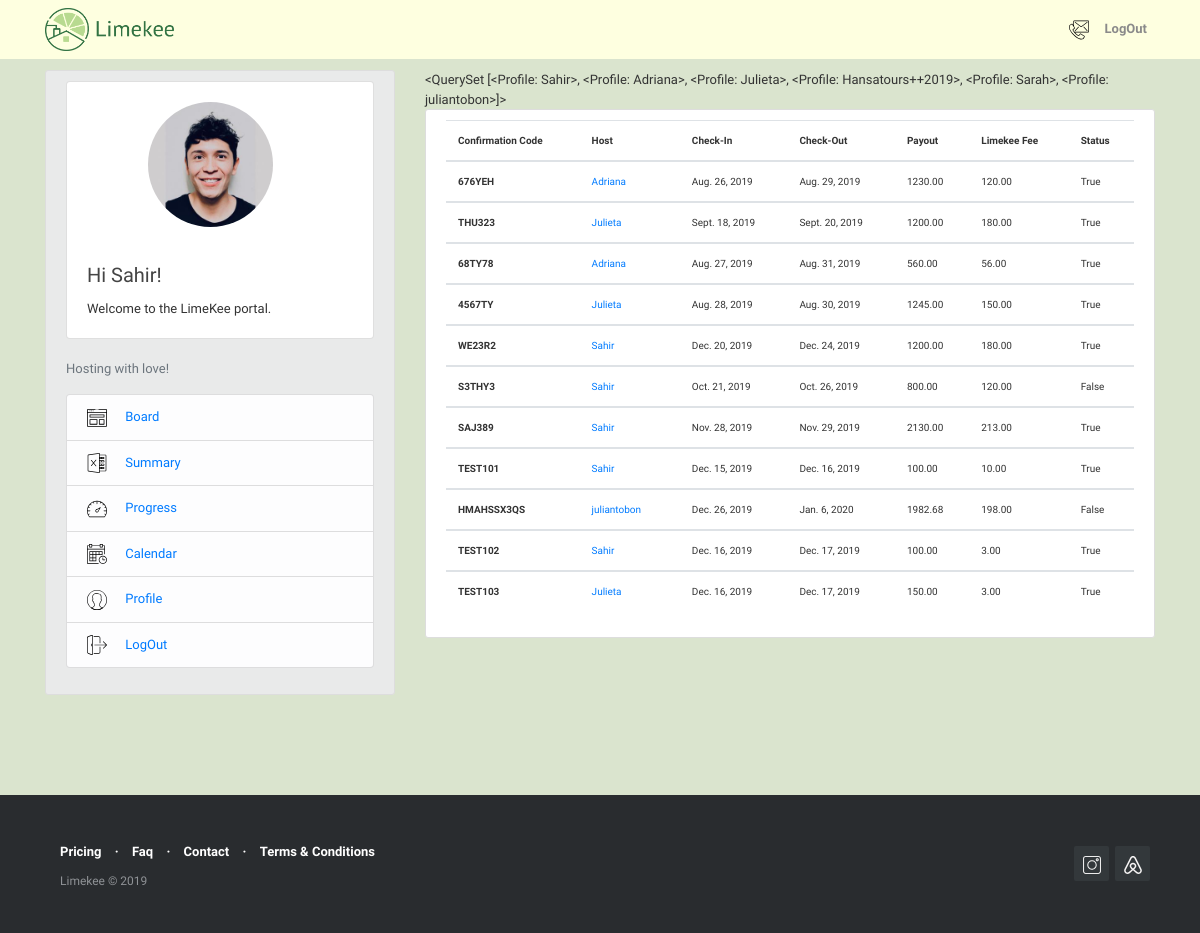
The app's page /reservation/reservations_global/ (signed in), older data.
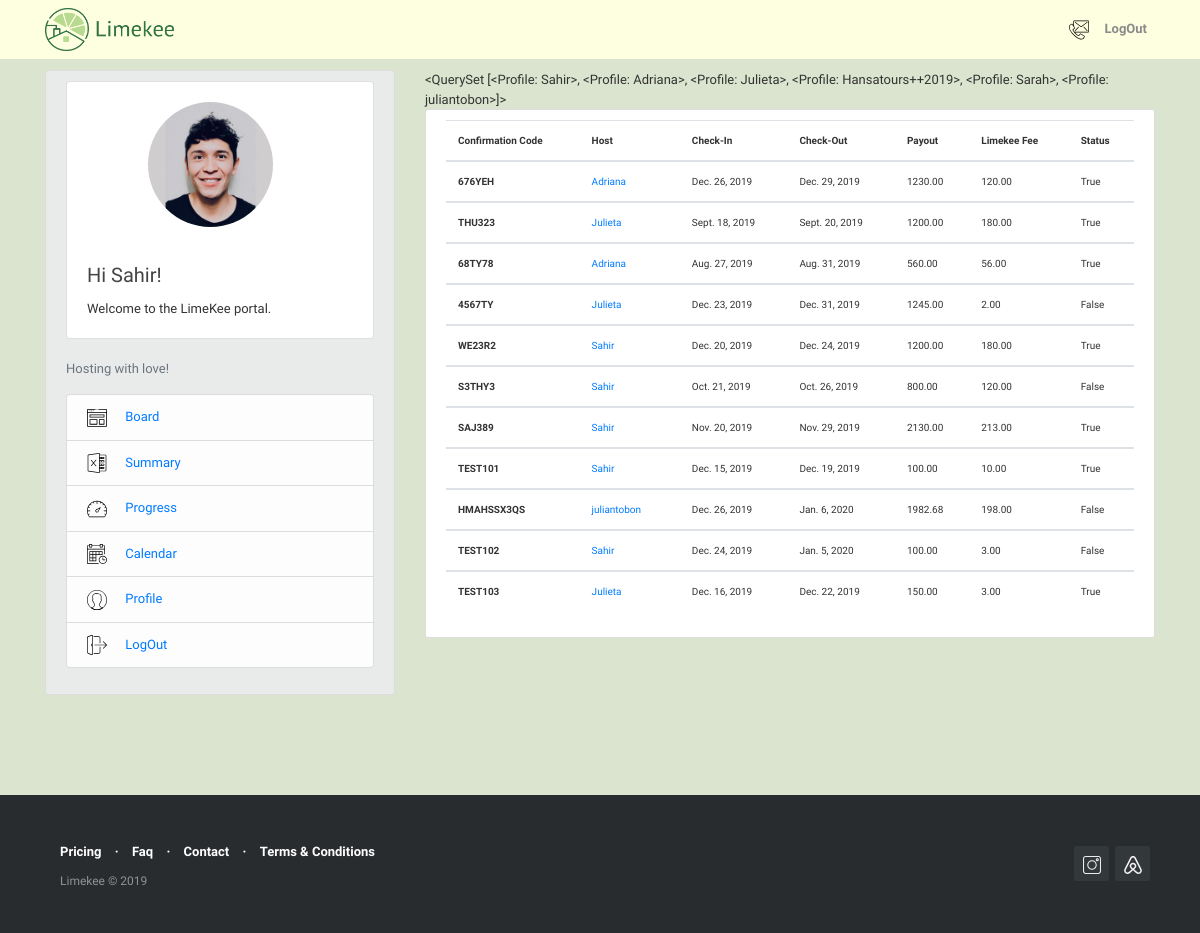
The same page, newer data.
### users/models.py (models this page shows, shortened)
class Profile(models.Model):
    user = models.OneToOneField(User, on_delete = models.CASCADE)
    first_name = models.CharField(max_length=30, blank=False)
    last_name = models.CharField(max_length=30, blank=False)
    phone_number = models.IntegerField(blank=True, null=True)
    image = models.ImageField (default = 'default.png', upload_to='profile_pics')
    def __str__(self):
        return self.user.username

### reservations/models.py (models this page shows, shortened)
class Reservations(models.Model):
    confirmation_code = models.CharField(max_length=12, primary_key=True)
    host = models.ForeignKey(User, on_delete=models.CASCADE)
    guest = models.CharField(max_length=120)
    check_in = models.DateField(default=date.today)
    check_out = models.DateField(default=date.today)
    price = models.DecimalField(decimal_places=2, max_digits=1000)
    limekee_fee = models.DecimalField(decimal_places=2, max_digits=1000, blank=True, null=False, default=0)
    cleaning_fee = models.DecimalField (decimal_places=2, max_digits=1000, blank=True, null=False, default=0)
    extra_fee = models.DecimalField (decimal_places=2, max_digits=1000, blank=True, null=False, default=0)
    total_due = models.DecimalField( decimal_places=2, max_digits=1000, default=0)
    notes = models.TextField(blank=True,null=False)
    paid = models.BooleanField(default=False)
    @property
    def total_due(self):
        return (self.limekee_fee + self.cleaning_fee + self.extra_fee)
    class Meta:
        permissions = [
            ("create_reservation", "Can create new reservation"),
        ]

### reservations/views.py (the view)
# urls.py: path('reservations_global/', views.global_list, name='reservations-global-list'),
@login_required()
def global_list (request):
    if request.user.has_perm('reservations.create_reservation'):
        context = {
            'reservations':Reservations.objects.all(),
            'users': Profile.objects.all()
            }
        return render(request, 'reservations/reservations_global.html', context )
    else:
        return redirect('reservation-home')

### reservations/templates/reservations/reservations_global.html
{% extends "blog/base.html" %}
{% block content %}
{{ users }}
<div class="col-md-14">
 <div class="content-section">
     <div class="table-responsive" style="font-size: 10px">
     <table class="table table-hover">
         <thead>
             <tr>
                 <th scope="col">Confirmation Code</th>
                 <th scope="col">Host</th>
                 <th scope="col">Check-In</th>
                 <th scope="col">Check-Out</th>
                 <th scope="col">Payout</th>
                 <th scope="col">Limekee Fee</th>
                 <th scope="col">Status</th>
             </tr>
         </thead>
         {% for reservation in reservations %}
         <tbody>
             <tr>
                 <th scope="row">{{ reservation.confirmation_code }}</th>
                 <td><a class="mr-2" href="{% url 'user-reservations' reservation.host.username %}">{{ reservation.host }}</a></td>
                 <td>{{ reservation.check_in }}</td>
                 <td>{{ reservation.check_out }}</td>
                 <td>{{ reservation.price }}</td>
                 <td>{{ reservation.limekee_fee }}</td>
                 <td>{{ reservation.paid }}</td>
            </tr>
        </tbody>
        {% endfor %}
    </table>
    </div>
  </div>
</div>
{% endblock content %}

### blog/templates/blog/base.html (shortened to what this page needs)
{% load static %}
<!DOCTYPE html>
<html>
  <head>
    <link rel="stylesheet" href="https://maxcdn.bootstrapcdn.com/bootstrap/4.0.0/css/bootstrap.min.css">
    <link rel="stylesheet" type="text/css" href="{% static 'blog/main2.css' %}">
	<link rel="stylesheet" type="text/css" href="{% static 'blog/footer-distributed1.css' %}">
    <link href="{% static 'fullcalendar/core/main.css' %}" rel='stylesheet' />
    <link href="{% static 'fullcalendar/daygrid/main.css' %}" rel='stylesheet' />
  </head>
   <body>
     <header class="site-header">
        <nav class="navbar navbar-expand-md navbar-light bg-steel fixed-top" >
         <div class="container" style="font-weight: bold;">
            <a class="navbar-brand mr-4" href="https://www.limekee.com">
                <img src="/media/limekee_logo.png" style="width:130px; height:43px; margin-top:5px; margin-bottom:5px;" title="Limekee" alt="Limekee Logo">
            </a>
            <div class="collapse navbar-collapse" id="navbarToggle">
            <div class="navbar-nav">
              {% if user.is_authenticated %}
                <a class="nav-item nav-link font-weight-bold" href="https://www.limekee.com/contact"><img src="/media/svg/contact.svg" style="width:20px; height:20px; " alt="Contact us"> </a>
                <a class="nav-item nav-link font-weight-bold" href="{% url 'logout' %}">LogOut</a>
              {% else %}
                <a class="nav-item nav-link font-weight-bold" href="{% url 'login' %}">Login </a>
                <a class="nav-item nav-link font-weight-bold" href="{% url 'register' %}"> Sign Up</a>
              {% endif %}
            </div>
          </div>
        </div>
      </nav>
  </header>
  <main role="main" class="container">
  <div class="row">
      <div class="col-md-4">
        <div class="content-section" style="background-color:#E9EAEA">
            <div class="card" >
                <br>
                <div style="text-align: center;">
                {% if user.is_authenticated %}
                  <img class="rounded-circle account-img" src="{{user.profile.image.url}}" alt="Author picture">
                {% else %}
                  <img src="/media/key1.svg" class="card-img-top" style="width:150px; height:150px; text-align: center" alt="Limekee">
                {% endif %}
                </div>
                <div class="card-body">
                    <h5 class="card-title">Hi {{ user.username }}!</h5>
                    <p class="card-text">Welcome to the LimeKee portal.</p>
                </div>
            </div>
            {% if user.is_authenticated %}
              <div class="media" >
                <div class="media-body" >
                    <br>
                    <p class='text-muted'>Hosting with love!
                      <ul class="list-group">
                        <li class="list-group-item list-group-item-light"><img src="/media/svg/004-browser.svg" style="width:20px; height:20px; margin-right: 15px" alt="icon"> <a href="{% url 'reservation-home' %}">     Board</a></li>
                        <li class="list-group-item list-group-item-light"><img src="/media/svg/007-excel.svg" style="width:20px; height:20px;margin-right: 15px " alt="icon"> <a href="{% url 'reservations-summary' %}">     Summary</a></li>
                        <li class="list-group-item list-group-item-light"><img src="/media/svg/005-dashboard.svg" style="width:20px; height:20px; margin-right: 15px" alt="icon"> <a href="{% url 'reservations-progress' %}">    Progress</a></li>
                        <li class="list-group-item list-group-item-light"><img src="/media/svg/003-calendar.svg" style="width:20px; height:20px;margin-right: 15px " alt="icon"><a href="{% url 'reservations-calendar' %}">    Calendar</li>
                        <li class="list-group-item list-group-item-light"><img src="/media/svg/002-man.svg" style="width:20px; height:20px;margin-right: 15px " alt="icon"> <a href="{% url 'profile' %}">    Profile</a></li>
                        <li class="list-group-item list-group-item-light"><img src="/media/svg/006-logout.svg" style="width:20px; height:20px; margin-right: 15px" alt="icon"> <a href="{% url 'logout' %}">    LogOut</a></li>
                      </ul>
                    </p>
                </div>
              </div>
             {% endif %}
        </div>
      </div>
        <div class="col-md-8">
          {% block content %}{% endblock %}
        </div>
    </div>
  </main>
       <footer class="footer-distributed" style="font-family:'Libre Franklin';">
    			<div class="footer-right">
    				<a href="https://www.instagram.com/limekee.ny/"><img src="/media/svg/instagram.svg" style="width:18px; height:18px; " alt="Instagram"></a>
    				<a href="https://www.airbnb.com/"><img src="/media/svg/airbnb.svg" style="width:18px; height:18px; " alt="Airbnb"></a>
    			</div>
    			<div class="footer-left">
    				<p class="footer-links">
    					<a href="https://www.limekee.com/#price-section" style="margin-right:10px; margin-left:10px" > Pricing</a>
    					·
    					<a href="https://www.limekee.com/faq" style="margin-right:10px; margin-left:10px">Faq</a>
    					·
    					<a href="https://www.limekee.com/contact" style="margin-right:10px; margin-left:10px"> Contact</a>
                        ·
    					<a href="https://www.limekee.com/terms-of-service" style="margin-right:10px; margin-left:10px"> Terms & Conditions</a>
    				</p>
    				<p style="margin-right:10px; margin-left:10px">Limekee &copy; 2019</p>
    			</div>
       </footer>
  </body>
</html>

### blog/static/blog/main2.css (style rules this page uses)
body { background: #dae4ce; color: #333333; margin-top: 5rem; }
h1, h2, h3, h4, h5, h6 { color: #444444; }
ul { margin: 0; }
.container { margin-top: -10px; margin-bottom: -10px; }
.bg-steel { background-color: #feffe0; }
.site-header .navbar-nav .nav-link { color: #8a8a8a; }
.nav-item { font: font-weight-bold; }
.content-section { background: #ffffff; padding: 10px 20px; border: 1px solid #dddddd; border-radius: 3px; margin-bottom: 30px; }
.account-img { height: 125px; width: 125px; margin-right: 20px; margin-bottom: 16px; }

### blog/static/blog/footer-distributed1.css (style rules this page uses)
.footer-distributed { background-color: #292c2f; box-shadow: 0 1px 1px 0 rgba(0, 0, 0, 0.12); box-sizing: border-box; width: 100%; text-align: left; font: normal 12px sans-serif; padding: 45px 50px; margin-top: 80px; }
.footer-distributed .footer-left p { color: #8f9296; font-size: 12px; margin: 0; }
.footer-distributed p.footer-links { font-size:13px; font-weight: bold; color: #ffffff; margin: 0 0 10px; padding: 0; }
.footer-distributed p.footer-links a { display:inline-block; line-height: 1.8; text-decoration: none; color: inherit; }
.footer-distributed .footer-right { float: right; margin-top: 6px; max-width: 180px; }
.footer-distributed .footer-right a { display: inline-block; width: 35px; height: 35px; background-color: #33383b; border-radius: 2px; font-size: 20px; color: #ffffff; text-align: center; line-height: 35px; margin-left: 3px; }

### blog/templates/blog/base.html (style rules this page uses)
body { font-family: 'Libre Franklin'; font-size: 13px; }

Row changes from the older to the newer data that the page shows:
changed Reservations "676YEH": check_in "Aug. 26, 2019" → "Dec. 26, 2019"; check_out "Aug. 29, 2019" → "Dec. 29, 2019"
changed Reservations "4567TY": check_in "Aug. 28, 2019" → "Dec. 23, 2019"; check_out "Aug. 30, 2019" → "Dec. 31, 2019"; limekee_fee "150.00" → "2.00"; paid "True" → "False"
changed Reservations "SAJ389": check_in "Nov. 28, 2019" → "Nov. 20, 2019"
changed Reservations "TEST101": check_out "Dec. 16, 2019" → "Dec. 19, 2019"
changed Reservations "TEST102": check_in "Dec. 16, 2019" → "Dec. 24, 2019"; check_out "Dec. 17, 2019" → "Jan. 5, 2020"; paid "True" → "False"
changed Reservations "TEST103": check_out "Dec. 17, 2019" → "Dec. 22, 2019"
